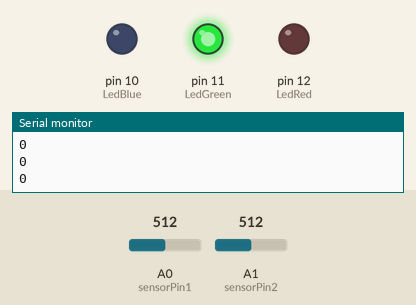
Bench run of a sketch on a simulated Arduino Uno, built with avr-gcc and run on an emulated ATmega328P. On the bench: output pins drawn as LEDs (lit = HIGH), the last lines printed to the serial monitor. Inputs (shaded band) come from the test bench; at power-on: A0 (sensorPin1) = 512, A1 (sensorPin2) = 512.

Above: at 1.2 s.
1.3 s: A0 (sensorPin1) set to 693
2.8 s: A0 (sensorPin1) set to 730
At 3.3 s:
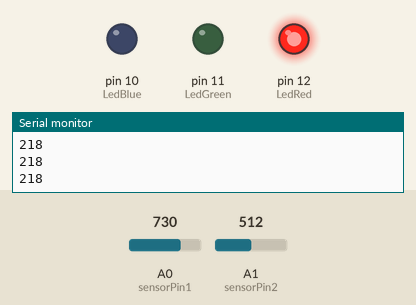
4.3 s: A0 (sensorPin1) set to 511
At 4.7 s:
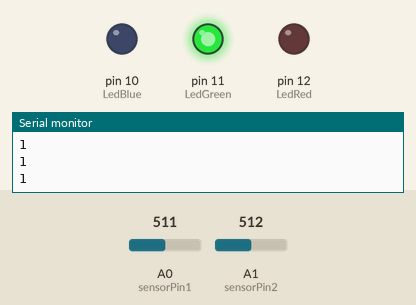
5.8 s: A0 (sensorPin1) set to 328
7.3 s: A0 (sensorPin1) set to 296
At 8.5 s:
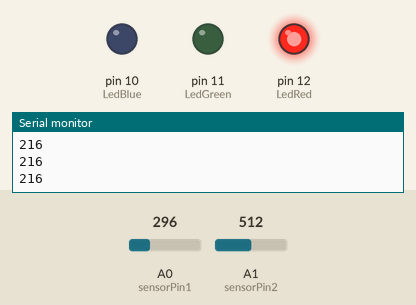
Timing chart, 0 to 9.8 s (numbered marks = the images above; inputs shaded):
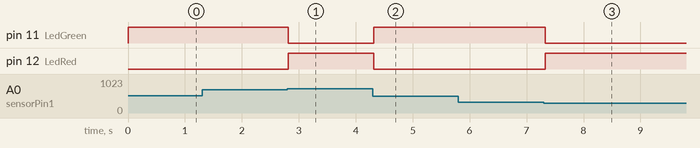

Measured:
- the behaviour switches between 711 and 712 on A0 (sensorPin1) (found by bisection; images 0 and 1)
- the behaviour switches between 313 and 312 on A0 (sensorPin1) (found by bisection; images 2 and 3)
- after the input at 2.8 s, pin 11 (LedGreen): HIGH → LOW at once; pin 12 (LedRed): LOW → HIGH at once
- after the input at 4.3 s, pin 11 (LedGreen): LOW → HIGH at once; pin 12 (LedRed): HIGH → LOW at once
- after the input at 7.3 s, pin 11 (LedGreen): HIGH → LOW at once; pin 12 (LedRed): LOW → HIGH at once

The sketch:

compatibility_machine.ino
```cpp
// set the pins on arduino
int sensorPin1=A0;
int sensorPin2=A1;
int LedRed = 12;
int LedGreen = 11;
int LedBlue = 10;
int pinValue1 = 0;
int pinValue2 = 1;

void setup() {
   pinMode(LedRed, OUTPUT);
   pinMode(LedGreen, OUTPUT);
   pinMode(LedBlue, OUTPUT);
   Serial.begin(9600);
}

void loop() {
  pinValue1=analogRead(sensorPin1);
  pinValue2=analogRead(sensorPin2);
  // check the value between two potentiometers
  Serial.println(abs(pinValue1 - pinValue2));

   if (abs(pinValue1 - pinValue2) < 200){
    digitalWrite(LedRed, LOW);
    digitalWrite(LedGreen, HIGH);
    digitalWrite(LedBlue, LOW);
    }
    else{
    digitalWrite(LedRed, HIGH);
    digitalWrite(LedGreen, LOW);
    digitalWrite(LedBlue, LOW);      }
      delay(100);

}
```
